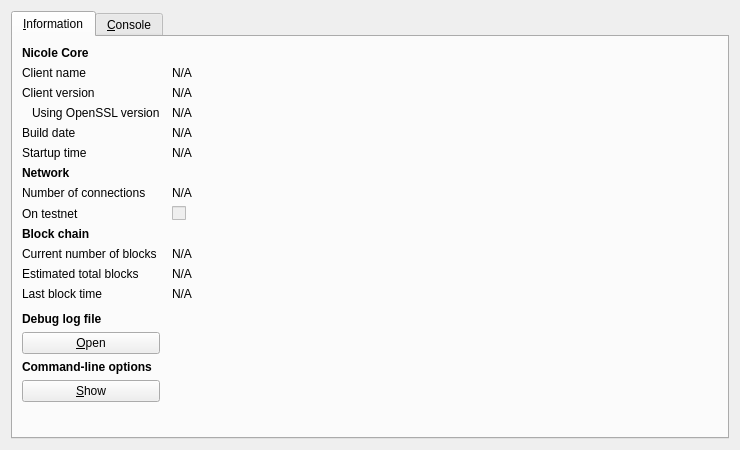
<?xml version="1.0" encoding="UTF-8"?>
<ui version="4.0">
 <class>RPCConsole</class>
 <widget class="QDialog" name="RPCConsole">
  <property name="geometry">
   <rect>
    <x>0</x>
    <y>0</y>
    <width>740</width>
    <height>450</height>
   </rect>
  </property>
  <property name="windowTitle">
   <string>Nicole - Debug window</string>
  </property>
  <property name="autoFillBackground">
   <bool>true</bool>
  </property>
  <layout class="QVBoxLayout" name="verticalLayout_2">
   <item>
    <widget class="QTabWidget" name="tabWidget">
     <property name="currentIndex">
      <number>0</number>
     </property>
     <widget class="QWidget" name="tab_info">
      <attribute name="title">
       <string>&amp;Information</string>
      </attribute>
      <layout class="QGridLayout" name="gridLayout" columnstretch="0,1">
       <property name="horizontalSpacing">
        <number>12</number>
       </property>
       <item row="0" column="0">
        <widget class="QLabel" name="label_9">
         <property name="font">
          <font>
           <weight>75</weight>
           <bold>true</bold>
          </font>
         </property>
         <property name="text">
          <string>Nicole Core</string>
         </property>
        </widget>
       </item>
       <item row="1" column="0">
        <widget class="QLabel" name="label_5">
         <property name="text">
          <string>Client name</string>
         </property>
        </widget>
       </item>
       <item row="1" column="1">
        <widget class="QLabel" name="clientName">
         <property name="cursor">
          <cursorShape>IBeamCursor</cursorShape>
         </property>
         <property name="text">
          <string>N/A</string>
         </property>
         <property name="textFormat">
          <enum>Qt::PlainText</enum>
         </property>
         <property name="textInteractionFlags">
          <set>Qt::LinksAccessibleByMouse|Qt::TextSelectableByKeyboard|Qt::TextSelectableByMouse</set>
         </property>
        </widget>
       </item>
       <item row="2" column="0">
        <widget class="QLabel" name="label_6">
         <property name="text">
          <string>Client version</string>
         </property>
        </widget>
       </item>
       <item row="2" column="1">
        <widget class="QLabel" name="clientVersion">
         <property name="cursor">
          <cursorShape>IBeamCursor</cursorShape>
         </property>
         <property name="text">
          <string>N/A</string>
         </property>
         <property name="textFormat">
          <enum>Qt::PlainText</enum>
         </property>
         <property name="textInteractionFlags">
          <set>Qt::LinksAccessibleByMouse|Qt::TextSelectableByKeyboard|Qt::TextSelectableByMouse</set>
         </property>
        </widget>
       </item>
       <item row="3" column="0">
        <widget class="QLabel" name="label_14">
         <property name="text">
          <string>Using OpenSSL version</string>
         </property>
         <property name="indent">
          <number>10</number>
         </property>
        </widget>
       </item>
       <item row="3" column="1">
        <widget class="QLabel" name="openSSLVersion">
         <property name="cursor">
          <cursorShape>IBeamCursor</cursorShape>
         </property>
         <property name="text">
          <string>N/A</string>
         </property>
         <property name="textFormat">
          <enum>Qt::PlainText</enum>
         </property>
         <property name="textInteractionFlags">
          <set>Qt::LinksAccessibleByMouse|Qt::TextSelectableByKeyboard|Qt::TextSelectableByMouse</set>
         </property>
        </widget>
       </item>
       <item row="4" column="0">
        <widget class="QLabel" name="label_12">
         <property name="text">
          <string>Build date</string>
         </property>
        </widget>
       </item>
       <item row="4" column="1">
        <widget class="QLabel" name="buildDate">
         <property name="cursor">
          <cursorShape>IBeamCursor</cursorShape>
         </property>
         <property name="text">
          <string>N/A</string>
         </property>
         <property name="textFormat">
          <enum>Qt::PlainText</enum>
         </property>
         <property name="textInteractionFlags">
          <set>Qt::LinksAccessibleByMouse|Qt::TextSelectableByKeyboard|Qt::TextSelectableByMouse</set>
         </property>
        </widget>
       </item>
       <item row="5" column="0">
        <widget class="QLabel" name="label_13">
         <property name="text">
          <string>Startup time</string>
         </property>
        </widget>
       </item>
       <item row="5" column="1">
        <widget class="QLabel" name="startupTime">
         <property name="cursor">
          <cursorShape>IBeamCursor</cursorShape>
         </property>
         <property name="text">
          <string>N/A</string>
         </property>
         <property name="textFormat">
          <enum>Qt::PlainText</enum>
         </property>
         <property name="textInteractionFlags">
          <set>Qt::LinksAccessibleByMouse|Qt::TextSelectableByKeyboard|Qt::TextSelectableByMouse</set>
         </property>
        </widget>
       </item>
       <item row="6" column="0">
        <widget class="QLabel" name="label_11">
         <property name="font">
          <font>
           <weight>75</weight>
           <bold>true</bold>
          </font>
         </property>
         <property name="text">
          <string>Network</string>
         </property>
        </widget>
       </item>
       <item row="7" column="0">
        <widget class="QLabel" name="label_7">
         <property name="text">
          <string>Number of connections</string>
         </property>
        </widget>
       </item>
       <item row="7" column="1">
        <widget class="QLabel" name="numberOfConnections">
         <property name="cursor">
          <cursorShape>IBeamCursor</cursorShape>
         </property>
         <property name="text">
          <string>N/A</string>
         </property>
         <property name="textFormat">
          <enum>Qt::PlainText</enum>
         </property>
         <property name="textInteractionFlags">
          <set>Qt::LinksAccessibleByMouse|Qt::TextSelectableByKeyboard|Qt::TextSelectableByMouse</set>
         </property>
        </widget>
       </item>
       <item row="8" column="0">
        <widget class="QLabel" name="label_8">
         <property name="text">
          <string>On testnet</string>
         </property>
        </widget>
       </item>
       <item row="8" column="1">
        <widget class="QCheckBox" name="isTestNet">
         <property name="enabled">
          <bool>false</bool>
         </property>
         <property name="text">
          <string/>
         </property>
        </widget>
       </item>
       <item row="9" column="0">
        <widget class="QLabel" name="label_10">
         <property name="font">
          <font>
           <weight>75</weight>
           <bold>true</bold>
          </font>
         </property>
         <property name="text">
          <string>Block chain</string>
         </property>
        </widget>
       </item>
       <item row="10" column="0">
        <widget class="QLabel" name="label_3">
         <property name="text">
          <string>Current number of blocks</string>
         </property>
        </widget>
       </item>
       <item row="10" column="1">
        <widget class="QLabel" name="numberOfBlocks">
         <property name="cursor">
          <cursorShape>IBeamCursor</cursorShape>
         </property>
         <property name="text">
          <string>N/A</string>
         </property>
         <property name="textFormat">
          <enum>Qt::PlainText</enum>
         </property>
         <property name="textInteractionFlags">
          <set>Qt::LinksAccessibleByMouse|Qt::TextSelectableByKeyboard|Qt::TextSelectableByMouse</set>
         </property>
        </widget>
       </item>
       <item row="11" column="0">
        <widget class="QLabel" name="label_4">
         <property name="text">
          <string>Estimated total blocks</string>
         </property>
        </widget>
       </item>
       <item row="11" column="1">
        <widget class="QLabel" name="totalBlocks">
         <property name="cursor">
          <cursorShape>IBeamCursor</cursorShape>
         </property>
         <property name="text">
          <string>N/A</string>
         </property>
         <property name="textFormat">
          <enum>Qt::PlainText</enum>
         </property>
         <property name="textInteractionFlags">
          <set>Qt::LinksAccessibleByMouse|Qt::TextSelectableByKeyboard|Qt::TextSelectableByMouse</set>
         </property>
        </widget>
       </item>
       <item row="12" column="0">
        <widget class="QLabel" name="label_2">
         <property name="text">
          <string>Last block time</string>
         </property>
        </widget>
       </item>
       <item row="12" column="1">
        <widget class="QLabel" name="lastBlockTime">
         <property name="cursor">
          <cursorShape>IBeamCursor</cursorShape>
         </property>
         <property name="text">
          <string>N/A</string>
         </property>
         <property name="textFormat">
          <enum>Qt::PlainText</enum>
         </property>
         <property name="textInteractionFlags">
          <set>Qt::LinksAccessibleByMouse|Qt::TextSelectableByKeyboard|Qt::TextSelectableByMouse</set>
         </property>
        </widget>
       </item>
       <item row="13" column="0">
        <spacer name="verticalSpacer_2">
         <property name="orientation">
          <enum>Qt::Vertical</enum>
         </property>
         <property name="sizeHint" stdset="0">
          <size>
           <width>20</width>
           <height>20</height>
          </size>
         </property>
        </spacer>
       </item>
       <item row="14" column="0">
        <widget class="QLabel" name="labelDebugLogfile">
         <property name="font">
          <font>
           <weight>75</weight>
           <bold>true</bold>
          </font>
         </property>
         <property name="text">
          <string>Debug log file</string>
         </property>
        </widget>
       </item>
       <item row="15" column="0">
        <widget class="QPushButton" name="openDebugLogfileButton">
         <property name="toolTip">
          <string>Open the Nicole debug log file from the current data directory. This can take a few seconds for large log files.</string>
         </property>
         <property name="text">
          <string>&amp;Open</string>
         </property>
         <property name="autoDefault">
          <bool>false</bool>
         </property>
        </widget>
       </item>
       <item row="16" column="0">
        <widget class="QLabel" name="labelCLOptions">
         <property name="font">
          <font>
           <weight>75</weight>
           <bold>true</bold>
          </font>
         </property>
         <property name="text">
          <string>Command-line options</string>
         </property>
        </widget>
       </item>
       <item row="17" column="0">
        <widget class="QPushButton" name="showCLOptionsButton">
         <property name="toolTip">
          <string>Show the Nicole-Qt help message to get a list with possible Nicole command-line options.</string>
         </property>
         <property name="text">
          <string>&amp;Show</string>
         </property>
         <property name="autoDefault">
          <bool>false</bool>
         </property>
        </widget>
       </item>
       <item row="18" column="0">
        <spacer name="verticalSpacer">
         <property name="orientation">
          <enum>Qt::Vertical</enum>
         </property>
         <property name="sizeHint" stdset="0">
          <size>
           <width>20</width>
           <height>40</height>
          </size>
         </property>
        </spacer>
       </item>
      </layout>
     </widget>
     <widget class="QWidget" name="tab_console">
      <attribute name="title">
       <string>&amp;Console</string>
      </attribute>
      <layout class="QVBoxLayout" name="verticalLayout_3">
       <property name="spacing">
        <number>3</number>
       </property>
       <item>
        <widget class="QTextEdit" name="messagesWidget">
         <property name="minimumSize">
          <size>
           <width>0</width>
           <height>100</height>
          </size>
         </property>
         <property name="readOnly">
          <bool>true</bool>
         </property>
         <property name="tabKeyNavigation" stdset="0">
          <bool>false</bool>
         </property>
         <property name="columnCount" stdset="0">
          <number>2</number>
         </property>
        </widget>
       </item>
       <item>
        <layout class="QHBoxLayout" name="horizontalLayout">
         <property name="spacing">
          <number>3</number>
         </property>
         <item>
          <widget class="QLabel" name="label">
           <property name="text">
            <string notr="true">&gt;</string>
           </property>
          </widget>
         </item>
         <item>
          <widget class="QLineEdit" name="lineEdit"/>
         </item>
         <item>
          <widget class="QPushButton" name="clearButton">
           <property name="maximumSize">
            <size>
             <width>24</width>
             <height>24</height>
            </size>
           </property>
           <property name="toolTip">
            <string>Clear console</string>
           </property>
           <property name="text">
            <string/>
           </property>
           <property name="icon">
            <iconset resource="../bitcoin.qrc">
             <normaloff>:/icons/remove</normaloff>:/icons/remove</iconset>
           </property>
           <property name="shortcut">
            <string notr="true">Ctrl+L</string>
           </property>
           <property name="autoDefault">
            <bool>false</bool>
           </property>
          </widget>
         </item>
        </layout>
       </item>
      </layout>
     </widget>
    </widget>
   </item>
  </layout>
 </widget>
 <resources>
  <include location="../bitcoin.qrc"/>
 </resources>
 <connections/>
</ui>
